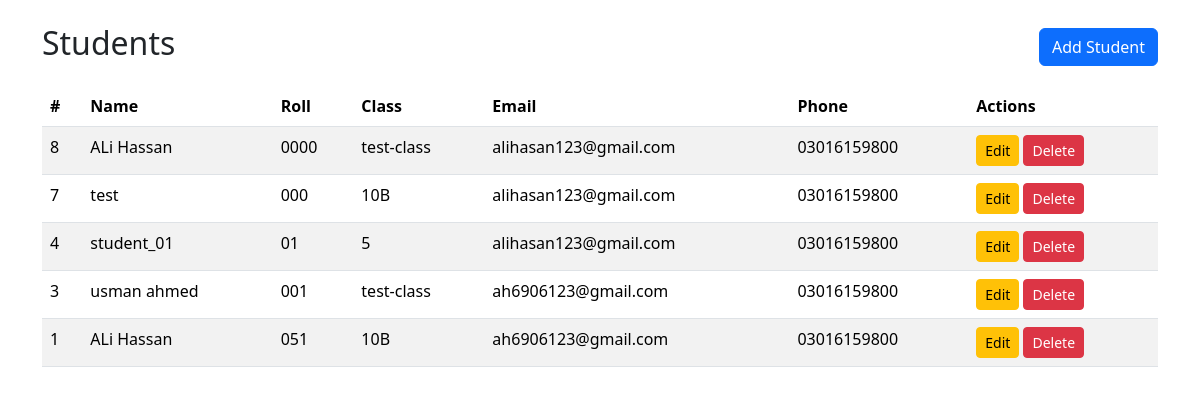
The page / on the database its author committed.
### tables this page shows
CREATE TABLE `students` (
  `id` int(11) NOT NULL,
  `user_id` int(11) UNSIGNED DEFAULT NULL,
  `student_name` varchar(255) NOT NULL,
  `roll_no` varchar(50) NOT NULL,
  `class` varchar(50) DEFAULT NULL,
  `attendance` enum('present','absent') NOT NULL DEFAULT 'absent',
  `marks` int(11) DEFAULT NULL,
  `email` varchar(150) DEFAULT NULL,
  `phone` varchar(30) DEFAULT NULL,
  `created_at` timestamp NOT NULL DEFAULT current_timestamp(),
  `updated_at` timestamp NULL DEFAULT NULL ON UPDATE current_timestamp(),
  `is_deleted` enum('no','yes') NOT NULL DEFAULT 'no'
);

### index.php (the view, shortened to what this page needs)
<?php
include 'db.php';
?>
<!doctype html>
<html>
<head>
  <link href="https://cdn.jsdelivr.net/npm/bootstrap@5.3.2/dist/css/bootstrap.min.css" rel="stylesheet">
</head>
<body class="p-4">
  <div class="container">
    <div class="d-flex justify-content-between align-items-center mb-3">
      <h2>Students</h2>
      <a href="add_student.php" class="btn btn-primary">Add Student</a>
    </div>
    <?php
    $sql = "SELECT * FROM students WHERE is_deleted = 'no' ORDER BY id DESC";
    $res = $conn->query($sql);
    ?>
    <table class="table table-striped">
      <thead>
        <tr>
          <th>#</th>
          <th>Name</th>
          <th>Roll</th>
          <th>Class</th>
          <th>Email</th>
          <th>Phone</th>
          <th>Actions</th>
        </tr>
      </thead>
      <tbody>
      <?php if($res && $res->num_rows>0): ?>
        <?php while($row = $res->fetch_assoc()): ?>
          <tr>
            <td><?=htmlspecialchars($row['id'])?></td>
            <td><?=htmlspecialchars($row['student_name'])?></td>
            <td><?=htmlspecialchars($row['roll_no'])?></td>
            <td><?=htmlspecialchars($row['class'])?></td>
            <td><?=htmlspecialchars($row['email'])?></td>
            <td><?=htmlspecialchars($row['phone'])?></td>
            <td>
              <a href="edit_student.php?id=<?=$row['id']?>" class="btn btn-sm btn-warning">Edit</a>
              <a href="delete_student.php?id=<?=$row['id']?>" class="btn btn-sm btn-danger" onclick="return confirm('Are you sure to delete?')">Delete</a>
            </td>
          </tr>
        <?php endwhile; ?>
      <?php else: ?>
        <tr><td colspan="7" class="text-center">No students found.</td></tr>
      <?php endif; ?>
      </tbody>
    </table>
  </div>
</body>
</html>

### rows shown on the page
students: id "8", student_name "ALi Hassan", roll_no "0000", class "test-class", email "alihasan123@gmail.com", phone "03016159800"
students: id "7", student_name "test", roll_no "000", class "10B", email "alihasan123@gmail.com", phone "03016159800"
students: id "4", student_name "student_01", roll_no "01", class "5", email "alihasan123@gmail.com", phone "03016159800"
students: id "3", student_name "usman ahmed", roll_no "001", class "test-class", email "ah6906123@gmail.com", phone "03016159800"
students: id "1", student_name "ALi Hassan", roll_no "051", class "10B", email "ah6906123@gmail.com", phone "03016159800"
